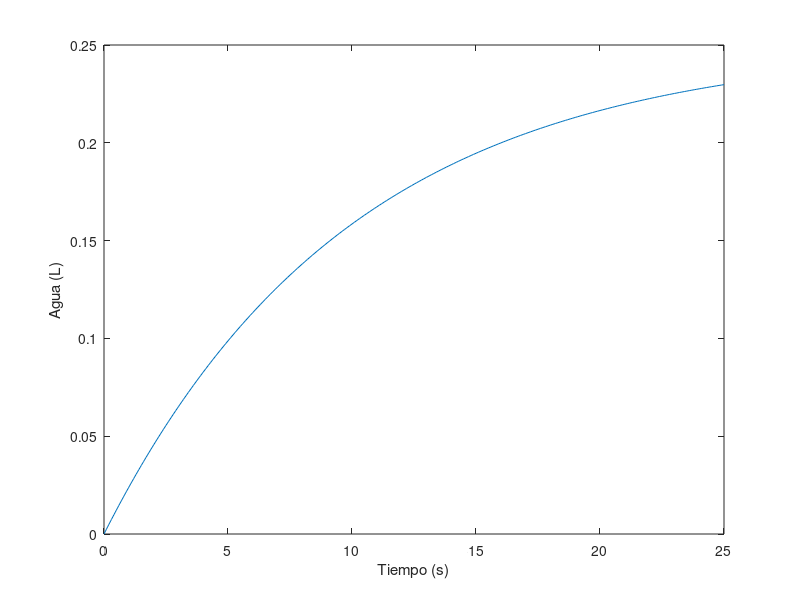
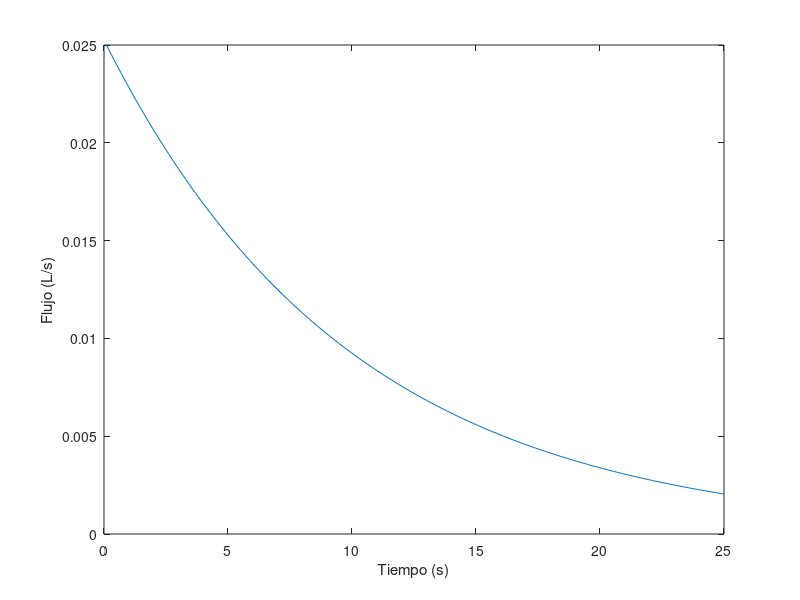

Reproduce these figures in MATLAB, in order.
%% Datos

AguaInicial = 0;
AguaDeseada = 0.25;

IncrementoTiempo = 0.1;
TiempoMaximo = 25;

k = 0.1;

%% Simulación

Flujo = zeros(1, TiempoMaximo / IncrementoTiempo);
AguaActual = zeros(1, TiempoMaximo / IncrementoTiempo + 1);
AguaActual(1) = AguaInicial;

indice = 1;

% el instante 0 está ya simulado en la línea 14

for tiempo = IncrementoTiempo : IncrementoTiempo : TiempoMaximo
	Discrepancia = AguaDeseada - AguaActual(indice);

	Flujo(indice) = k * Discrepancia;

	AguaActual(indice + 1) = AguaActual(indice) + Flujo(indice) * IncrementoTiempo;
	indice = indice + 1;
end

%% Mostrar los resultados

% Agua
figure(1)
plot(0 : IncrementoTiempo : TiempoMaximo, AguaActual);
xlabel("Tiempo (s)");
ylabel("Agua (L)");

% Flujo

% El flujo son las transiciones en cada instante de tiempo, por eso hay uno menos
figure(2)
plot(IncrementoTiempo : IncrementoTiempo : TiempoMaximo, Flujo);
xlabel("Tiempo (s)");
ylabel("Flujo (L/s)");

%% Apartado 2

% para obtener el índice nos preguntamos en qué iteración del bucle fue
% + 1 porque los índices empiezan en 1
display("El agua a los 10 segundos es: " + AguaActual(10 / IncrementoTiempo + 1) + "L")
display("El agua a los 20 segundos es: " + AguaActual(20 / IncrementoTiempo + 1) + "L")

FlujoMenor001 = find(Flujo < 0.01);
% para obtener el tiempo, hacemos el proceso inverso
% no le restamos 1 porque lo hemos empezado a dibujar desde IncrementoTiempo
display("El flujo empezó a ser menor de 0.01L/s a los " + FlujoMenor001(1) * IncrementoTiempo + "s")

